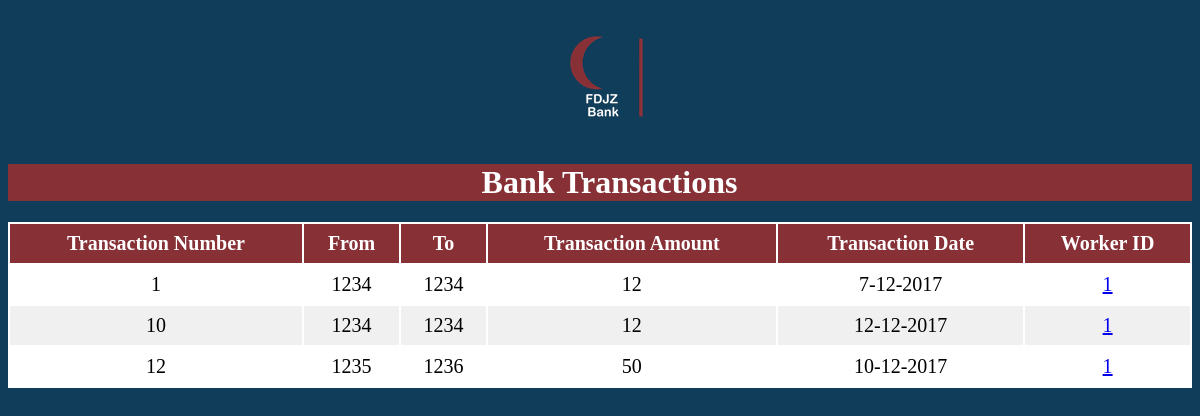
The page /Worker/php/ViewTransaction.php on the database its author committed.
### tables this page shows
CREATE TABLE `TRANSACTIONS` (
  `TransactionID` int(11) NOT NULL,
  `FromAccount` int(11) NOT NULL,
  `ToAccount` int(11) NOT NULL,
  `Amount` float DEFAULT NULL,
  `TransactionDate` varchar(50) DEFAULT NULL,
  `WorkerID` int(11) NOT NULL
);

### Worker/ClassesGedida/dbconnect.php (called while the page is built, shortened)
<?php
  class dbconnect
  {
      private $servername;
      private $username;
      private $password;
      private $db;
      private $con;
      function __construct()
      {
          $this->servername = "localhost";
          $this->username = "root";
          $this->password = "";
          $this->db = "FDJZ";
          $this->con = $this->Connect();
      }
      function connect()
      {
          $this->con = mysqli_connect($this->servername, $this->username, $this->password, $this->db);
          if ($this -> con ->connect_error)
          {
              die("Failed to connect: " .$this->con->connect_error);
          }
          else
          {
              return $this->con;
          }
      }
      function executesql($sql)
      {
        $result = mysqli_query($this->con, $sql);
        if($result == TRUE)
              {
          return $result;
        }
        else
              {
          echo "Error executing SQL statement: " .$this->con->error;
        }
      }
  }
?>

### Worker/ClassesGedida/Transactions.php (called while the page is built, shortened)
<?php
require_once "../ClassesGedida/dbconnect.php";
  class Transactions
  {
      public $TansactionId;
        function ReturnAllIDs()
    		{
    			return $this->TansactionId;
    		}
    		function ReturnAllFromAccounts()
    		{
    			return $this->FromAccount;
    		}
    		function ReturnAllToAccounts()
    		{
    			return $this->ToAccount;
    		}
    		function ReturnAllAmounts()
    		{
    			return 	$this->Amount;
    		}
    		function ReturnAllTransactionsDates()
    		{
    			return $this->TransactionDate;
    		}
    		function ReturnAllWorkerIDs()
    		{
    			return $this->workerId;
    		}
        function GetAllTransactions()
    		{
    			$db_obj = new dbconnect;
    			$db_obj->connect();
    			$sql=" SELECT *
    			from transactions";
    			$result=$db_obj->executesql($sql);
    			$i=-1;
    			while ($row = mysqli_fetch_array($result))
    			{
    				$i++;
    				$this->TansactionId[$i]=$row['TransactionID'];
    			$this->FromAccount[$i]=$row['FromAccount'];
    			$this->ToAccount[$i]=$row['ToAccount'];
    			$this->Amount[$i]=$row['Amount'];
    			$this->TransactionDate[$i]=$row['TransactionDate'];
    			$this->workerId[$i]=$row['WorkerID'];
    			}
    			return $i;
    		}
    }
?>

### Worker/php/ViewTransaction.php (the view, shortened to what this page needs)
<!DOCTYPE html>
<html>
    <head>
        <link rel="stylesheet" type="text/css" href="../css/ViewTransaction.css">
    </head>
<body>
    <?php
    	require_once("../ClassesGedida/Transactions.php") ;
    	$Transaction = new Transactions;
    	$num= $Transaction->GetAllTransactions();
    	$ids=$Transaction->ReturnAllIDs();
    	$FromAccounts= $Transaction->ReturnAllFromAccounts();
    	$ToAccounts=$Transaction->ReturnAllToAccounts();
    	$Amounts=$Transaction->ReturnAllAmounts();
    	$Dates= $Transaction->ReturnAllTransactionsDates();
    	$WorkerIDs= $Transaction->ReturnAllWorkerIDs();
	?>
    <div class="logo">
        <h1><a href="<?php echo $href; ?>" id="logoposition"><img  src="../img/WorkerLogo.png" alt="" /></a></h1>
    </div>
    <div id="title">
        <h1 id="x">Bank Transactions</h1>
    </div>
    <div class="tableback">
        <table class="transactiontable" style="overflow-x:auto;" width="100%">
            <thead>
                <tr>
				    <th>Transaction Number</th>
                    <th>From</th>
                    <th>To</th>
                    <th>Transaction Amount</th>
					<th>Transaction Date</th>
					<th>Worker ID </th>
                </tr>
            </thead>
              <?php
    						for($i=0;$i<=$num;$i++){
    						    echo "<tr>";
    				        echo "<td>" .$ids[$i]."</td>";
                    echo "<td>" .$FromAccounts[$i]."</td>";
    				        echo "<td>" .$ToAccounts[$i]."</td>";
    				        echo "<td>" .$Amounts[$i]."</td>";
    				        echo "<td>".$Dates[$i]."</td>";
                    echo'<td><a href="WorkerReportFromTransaction.php?id='.$WorkerIDs[$i].'">'.$WorkerIDs[$i].'</a></td>';
                    echo "</tr>";
						     }
            ?>
        </table>
    </div>
</body>
</html>

### Worker/css/ViewTransaction.css (style rules this page uses)
body { background-color: #103D59; }
#title { color:white; background-color:#873036; }
#x { margin-left:40%; }
.tableback { background-color:#FFFFFF; color:black; font-size:20px; text-align:center; }
th, td { text-align: center; padding: 8px; }
tr:nth-child(even) { background-color: #F0F0F0; color:black; }
th { background-color: #873036; color: white; }
#logoposition { margin-left: 42%; }

### rows shown on the page
transactions: WorkerID "1", TransactionID "10", Amount "12"
transactions: TransactionID "12", Amount "50"

### other values the page prints
$FromAccounts[$i] "1234"
$ToAccounts[$i] "1234"
$Dates[$i] "7-12-2017"
$WorkerIDs[$i] "1"
$Dates[$i] "12-12-2017"
$FromAccounts[$i] "1235"
$ToAccounts[$i] "1236"
$Dates[$i] "10-12-2017"
